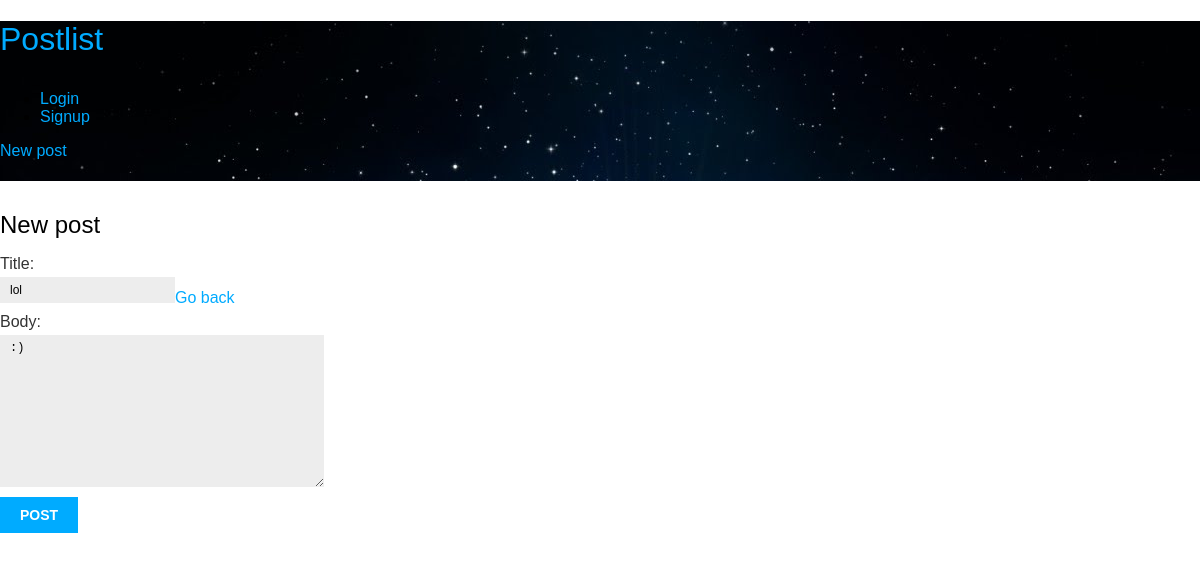
Page /edit_post/25/ on the earlier database version.
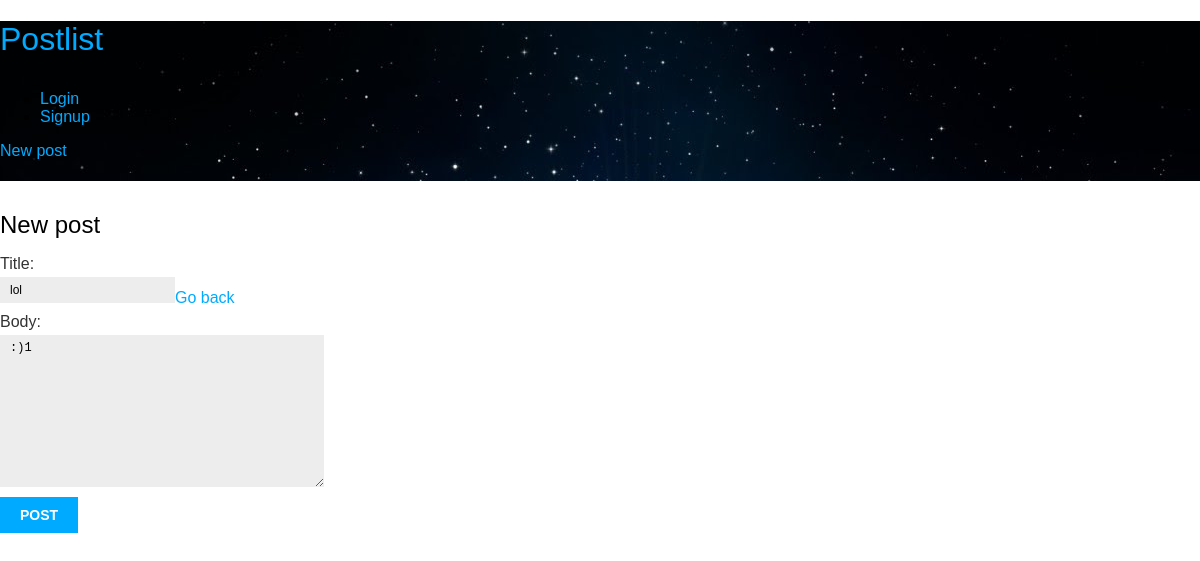
Same page on the later database version.
### blog/models.py (models this page shows)
@python_2_unicode_compatible  # only if you need to support Python 2
class Post(models.Model):
    STATUS_CHOICES = (
        ('draft', 'Draft'),
        ('published', 'Published'),
    )
    title = models.CharField(max_length=250)
    slug = models.SlugField(max_length=250, unique_for_date='publish')
    author = models.ForeignKey(User, related_name='blog_posts')
    body = models.TextField()
    publish = models.DateTimeField(default=timezone.now)
    created = models.DateTimeField(auto_now_add=True)
    updated = models.DateTimeField(auto_now=True)
    status = models.CharField(max_length=10, choices=STATUS_CHOICES, default='draft')
    edited = models.BooleanField(default=False)
    class Meta:
        ordering = ('-publish',)
    def __str__(self):
        return self.title

### blog/views.py (the view)
# urls.py: url(r'edit_post/(?P<id>[0-9]+)/$', views.post_edit, name="post_edit"),
def post_edit(request, id):
	post =  Post.objects.get(id=id) #get_object_or_404(Post, id=id)
	print post
	if (request.method == 'POST'):
		form = PostForm(request.POST, instance=post)
		if form.is_valid():
			post = form.save(commit=False)
			post.edited = True
			post.author = request.user
			post.save()
			return redirect('/')
	else:
		form = PostForm(instance=post)
	return render (request, 'blog/edit_post.html', {'form':form})

### blog/forms.py
class PostForm(forms.ModelForm):
	class Meta:
		model = Post
		fields = ['title', 'body',]

### blog/templates/blog/edit_post.html (shortened to what this page needs)
{% include 'partials/header.html' %}
<h2>New post</h2>
  <form method="POST" class="post-form">
      {{ form.as_p }}
      <br>
      <p><input type="submit" value="Post"></p>
</form>
<p><a href="/"> Go back</a></p>
{% include 'partials/footer.html' %}

### blog/templates/partials/header.html (shortened to what this page needs)
{% load staticfiles%}
<!DOCTYPE html>
<html>
<head>
</head>
<body>
<header>
<link href="{% static "css/blog.css" %}" rel="stylesheet">
<h1><a href="/"> Postlist</a></h1>
<nav>
	<ul>
		{% if user.is_authenticated %}
		<h4> Welcome {{ user.get_username }}! </h4>
		<li>
			<form class="logout-link" action="/accounts/logout/" method="post">
				{% csrf_token %}
				<button type="submit">Logout</button>
			</form>
		</li>
		{% else %}
			<li><a href="/accounts/login/">Login</a></li>
			<li><a href="/accounts/signup/">Signup</a></li>
		{% endif %}
	</ul>
</nav>
 <a href="{% url 'new_post' %}">New post</a>
</header>

### blog/templates/partials/footer.html
</body>
</html>

### blog/static/css/blog.css (style rules this page uses)
header { width:100%; height:160px; background-image:url("space.jpg"); }
body { margin:0; padding:0; font-family:helvetica, sans-serif; }
a { color:#00abff; text-decoration:none; }
h1 { font-weight:normal; padding:0 0 10px 0; }
h2 { font-weight:normal; margin:30px 0 0; }
label { float:left; clear:both; color:#333; margin-bottom:4px; }
input, textarea { clear:both; float:left; margin:0 0 10px; background:#ededed; border:0; padding:6px 10px; font-size:12px; }
input[type=submit] { font-weight:bold; background:#00abff; color:#fff; padding:10px 20px; font-size:14px; text-transform:uppercase; }

Differences in the rows shown:
changed Post "lol": body ":)" → ":)1"
